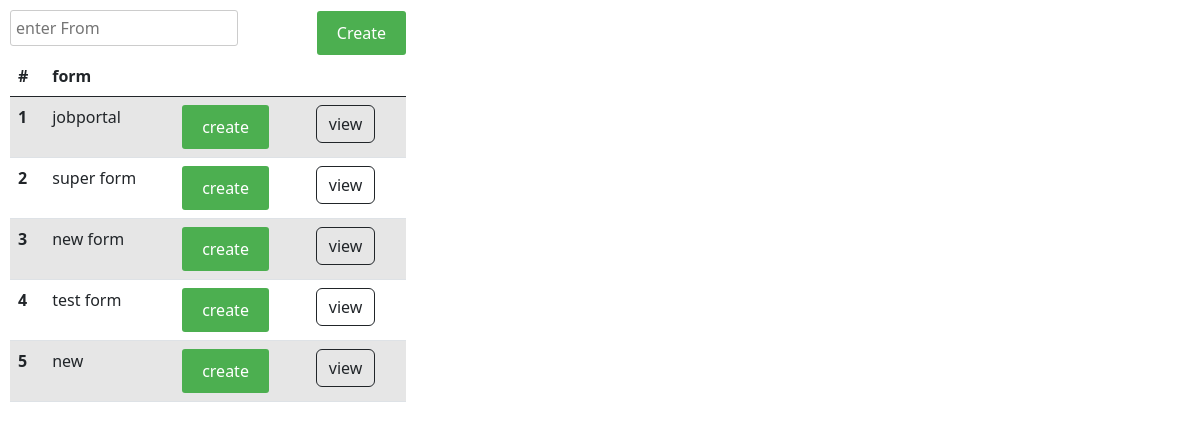
Before: /create with the older database file.
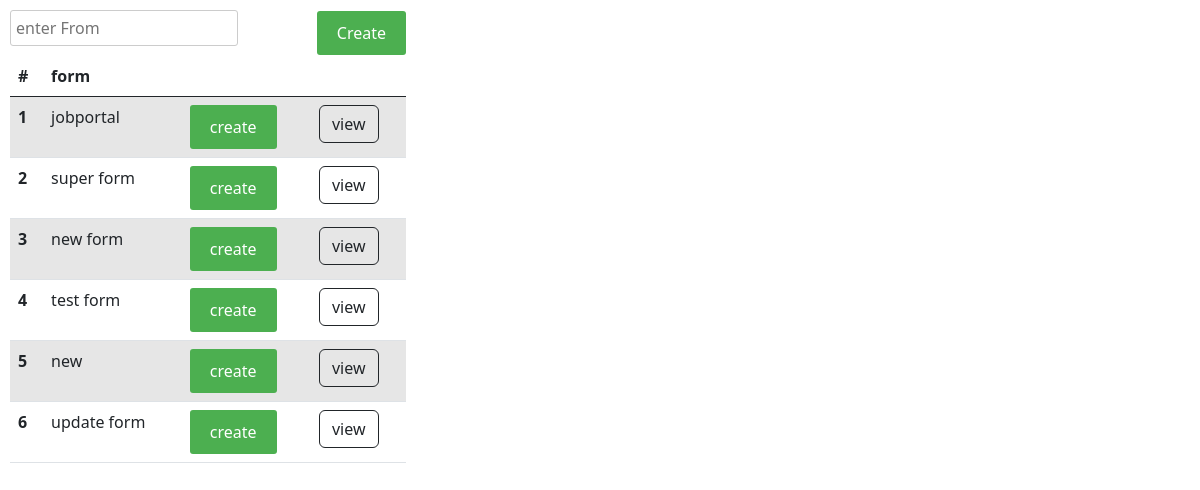
After: the same page with the newer database file.
### app/models.py (models this page shows, shortened)
class Forms(models.Model):
    form = models.CharField(max_length=100, blank=True)

### app/views.py (the view, shortened to what this page needs)
# urls.py: path('create', views.create_employee, name='create'),
def create_employee(request):
    context = {}
    data = Forms.objects.all()
    context["data"] = data
    return render(request, 'create_emp.html',context)

### Template/create_emp.html (shortened to what this page needs)
<!DOCTYPE html>
<html lang="en">
<head>
     <link href="https://cdn.jsdelivr.net/npm/bootstrap@5.0.0-beta1/dist/css/bootstrap.min.css" rel="stylesheet"
>
    <link href="https://maxcdn.bootstrapcdn.com/font-awesome/4.2.0/css/font-awesome.min.css" rel="stylesheet">
    <link rel="stylesheet" href="https://cdn.jsdelivr.net/npm/bootstrap-icons@1.5.0/font/bootstrap-icons.css" />
    <link href="https://use.fontawesome.com/releases/v5.6.1/css/all.css" rel="stylesheet">
    <link href="https://cdn.jsdelivr.net/npm/bootstrap@5.2.3/dist/css/bootstrap.min.css" rel="stylesheet">
    <link href="https://getbootstrap.com/docs/5.2/assets/css/docs.css" rel="stylesheet">
    <link href="https://cdn.jsdelivr.net/npm/bootstrap@5.3.0-alpha1/dist/css/bootstrap.min.css" rel="stylesheet">
</head>
<body>
{% block content %}
<div class="main">
    <div class="creation" style="width:33%;">
        <form style="display: flex; align-items: center;" method="POST">
            <input type="text" id="form" name="form" placeholder="enter From">
            <button type="submit" style="margin-left:20%;"> Create</button>
        </form>
        <table class="table table-striped">
  <thead>
    <tr>
      <th scope="col">#</th>
      <th scope="col">form</th>
      <th scope="col"></th>
        <th scope="col"></th>
    </tr>
  </thead>
  <tbody>
   {% for forms in data%}
   <form method="POST">
    <tr>
      <th scope="row">{{ forloop.counter }}</th>
      <td>{{ forms.form }}</td>
      <td><button  type="submit"> create</button></td>
      <td> <a href="{% url 'view' forms.id %}" class="btn btn-outline-dark ">view</a></td>
    </tr>
  </form>
    {% endfor %}
  </tbody>
</table>
    </div>
</div>
{% endblock %}
</body>
</html>

### Template/create_emp.html (style rules this page uses)
.main { display: flex; }
.main > div { margin: 10px; }
input[type="text"],select { width: 100%; padding: 5px; margin-bottom: 10px; border: 1px solid #ccc; border-radius: 3px; }
button[type="submit"] { padding: 10px 20px; background-color: #4CAF50; color: #fff; border: none; border-radius: 3px; cursor: pointer; }

Changed rows visible on the page:
added Forms: form "update form"
